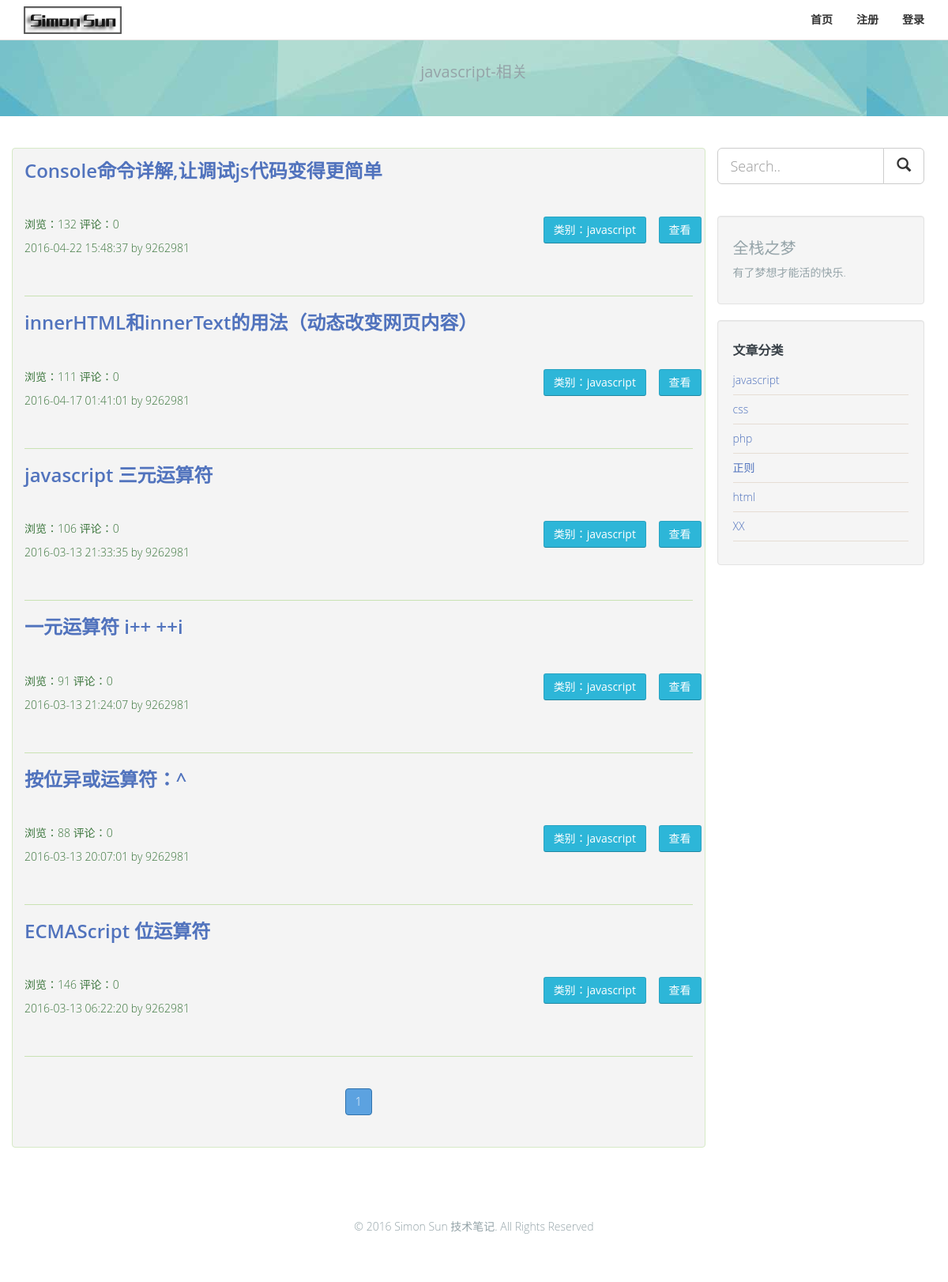
Page /category.php?action=cate&id=javascript on the committed database.
### tables this page shows
CREATE TABLE IF NOT EXISTS `pppf_article` (
  `article_id` mediumint(8) unsigned NOT NULL AUTO_INCREMENT,
  `article_reid` mediumint(8) unsigned NOT NULL DEFAULT '0',
  `article_username` varchar(20) NOT NULL,
  `article_type` tinyint(2) unsigned NOT NULL,
  `article_title` varchar(40) NOT NULL,
  `article_cid` varchar(10) NOT NULL,
  `article_content` text NOT NULL,
  `article_readcount` smallint(5) unsigned NOT NULL DEFAULT '0',
  `article_commendcount` smallint(5) unsigned NOT NULL DEFAULT '0',
  `article_date` datetime NOT NULL,
  `article_last_modify_date` datetime NOT NULL,
  PRIMARY KEY (`article_id`)
);

CREATE TABLE IF NOT EXISTS `pppf_category` (
  `category_id` tinyint(3) unsigned NOT NULL AUTO_INCREMENT,
  `category_name` varchar(10) NOT NULL,
  PRIMARY KEY (`category_id`)
);

CREATE TABLE IF NOT EXISTS `pppf_system` (
  `system_id` mediumint(8) unsigned NOT NULL AUTO_INCREMENT,
  `system_webname` varchar(20) NOT NULL,
  `system_article` tinyint(2) NOT NULL,
  `system_blog` tinyint(2) unsigned NOT NULL DEFAULT '0',
  `system_photo` tinyint(2) unsigned NOT NULL DEFAULT '0',
  `system_skin` tinyint(2) unsigned NOT NULL DEFAULT '0',
  `system_string` varchar(200) NOT NULL,
  `system_post` varchar(3) NOT NULL,
  `system_re` tinyint(3) unsigned NOT NULL DEFAULT '0',
  `system_code` tinyint(1) unsigned NOT NULL DEFAULT '0',
  `system_register` tinyint(1) unsigned NOT NULL DEFAULT '0',
  PRIMARY KEY (`system_id`)
);

### includes/mysql.func.php (called while the page is built, shortened)
<?php
	function _query($_sql){
		if(!$_result=mysql_query($_sql)){
			exit("sql执行失败".mysql_error());
		}
		return  $_result;
	}
	function _fetch_array($_sql){
		return mysql_fetch_array(_query($_sql),MYSQL_ASSOC);
	}
	function _fetch_array_list($_result){
		return mysql_fetch_array($_result,MYSQL_ASSOC);
	}
	function _num_rows($_result){
		return mysql_num_rows($_result);
	}
?>

### includes/common.inc.php (called while the page is built, shortened)
<?php
	require ROOT_PATH."includes/global.func.php";
	require ROOT_PATH."includes/mysql.func.php";
if(!!$_rows=_fetch_array("
		SELECT	*
		FROM pppf_system
		WHERE system_id=1
		LIMIT 1
		")){
			$_system=array();
			$_system['webname']=$_rows['system_webname'];
			$_system['article']=$_rows['system_article'];
			$_system['blog']=$_rows['system_blog'];
			$_system['photo']=$_rows['system_photo'];
			$_system['post']=$_rows['system_post'];
			$_system['re']=$_rows['system_re'];
			$_system['code']=$_rows['system_code'];
			$_system['skin']=$_rows['system_skin'];
			$_system['register']=$_rows['system_register'];
			$_system['string']=$_rows['system_string'];
			$_system=_html($_system);
		}else{
			exit('系统表异常，请联系管理');
		}
?>

### category.php (the view, shortened to what this page needs)
<?php
	require dirname(__FILE__).'/includes/common.inc.php';
	if(@$_GET['action']=='cate'&&isset($_GET['id'])){
	global $_pagesize,$_pagenum;
	_page("	SELECT	*
			FROM pppf_article
			WHERE article_reid=0 AND article_cid='{$_GET['id']}'",$_system['article']);
	$_result= _query("
					SELECT *
					FROM	pppf_article
					WHERE	article_cid='{$_GET['id']}'
					ORDER BY article_date DESC
					LIMIT $_pagenum,$_pagesize
					");
	}
?>
<!DOCTYPE html>
<html lang="en">
<head>
<link href="css/bootstrap.css" rel="stylesheet">
<link href="css/startup.css" rel="stylesheet">
</head>
<body>
 <?php
		require ROOT_PATH."/includes/header.inc.php";
	?>
<div class="subpage-head">
  <div class="container">
    <div class="section-title">
      <h4><?=$_GET['id']?>-相关</h4>
    </div>
  </div>
</div>
<div class="container">
  <div class="row">
    <div class="col-md-9 has-margin-bottom alert alert-success">
	<?php
		$_htmllist=array();
		while(!!$_rows=_fetch_array_list($_result)){
			$_htmllist['id']=$_rows['article_id'];
			$_htmllist['type']=$_rows['article_type'];
			$_htmllist['readcount']=$_rows['article_readcount'];
			$_htmllist['commendcount']=$_rows['article_commendcount'];
			$_htmllist['date']=$_rows['article_date'];
			$_htmllist['username']=$_rows['article_username'];
			$_htmllist['title']=$_rows['article_title'];
			$_htmllist['cid']=$_rows['article_cid'];
			$_htmllist['uid']='article.php?id='.$_htmllist['id'];
	?>
     <div class="row has-margin-bottom">
        <div class="col-md-12 col-sm-12 bulletin">
		  <h5 class="media-heading"><a href="<?=$_htmllist['uid'];?>"><?=$_htmllist['title']?></a></h5>
		  </div>
		</div>
		<div class="row has-margin-bottom">
        <div class="col-md-9 col-sm-9 bulletin">
			<p>浏览：<?=$_htmllist['readcount']?> 评论：<?=$_htmllist['commendcount']?></p>
			 <p><?=$_htmllist['date']?> by <?=$_htmllist['username']?></p>
		</div>
		<div class="col-md-2 col-sm-2 bulletin">
			<p ><a class="btn btn-primary " href="category.php?action=cate&id=<?=$_htmllist['cid'];?>" role="button">类别：<?=$_htmllist['cid']?></a> </p>
		</div>
		<div class="col-md-1 col-sm-1 bulletin">
			<p ><a class="btn btn-primary " href="<?=$_htmllist['uid'];?>" role="button">查看</a> </p>
		</div>
      </div>
	  <hr>
		<?php
		}
		?>
      <div class="text-center center-block">
        <ul class="pagination">
			<?php _paging(1);?>
        </ul>
      </div>
    </div>
   <?php
	require ROOT_PATH."includes/blogslider.inc.php";
	?>
</div>
<?php
	require ROOT_PATH."includes/footer.inc.php";
?>

### includes/header.inc.php (shortened to what this page needs)
<div class="navbar navbar-default navbar-fixed-top" role="navigation">
     <div class="container">
       <div class="navbar-header">
         <a class="navbar-brand" href="index.php"><img src="images/logo-small.png" alt="logo"></a>
       </div>
       <div class="navbar-collapse collapse">
         <ul class="nav navbar-nav navbar-right">
           <li class="active"><a href="index.php">首页</a></li>
		<?php
			if(isset($_COOKIE['username'])){
				echo '<li><a href="member.php">'.$_COOKIE['username'].'个人中心</a>
				</li>'.'<li><a href="member_message.php">消息'.$GLOBALS['message'].'</a>'.'</li>';
			}else{
				echo '<li><a href="register.php">注册</a></li>';
		echo '<li><a href="login.php">登录</a></li>';
			}
		?>
         </ul>
       </div>
     </div>
   </div>

### includes/global.func.php (shortened to what this page needs)
<?php
function _html($_string){
		if(is_array($_string)){
			foreach($_string as $_key => $_value){
				$_string[$_key]=_html($_value);
			}
		}else{
		$_string = htmlspecialchars($_string);
	}
	return $_string;
}
function _page($_sql,$_size){
	global $_page,$_pageabsolute,$_pagesize,$_pagenum,$_num;
					if(isset($_GET['page'])){
						$_page=$_GET['page'];
						if(empty($_page)||$_page<=0||!is_numeric($_page)){
						$_page=1;}else{
							$_page=intval($_page);
						}
						}else{
							$_page=1;
						}
					$_pagesize=$_size;
					$_num=_num_rows(_query($_sql));
					if($_num==0){
						$_pageabsolute=1;
					}else{
						$_pageabsolute=ceil($_num/$_pagesize);
					}
					$_pagenum=($_page-1)*$_pagesize;
}
function _paging($_type){
	global $_id,$_page,$_pageabsolute,$_num;
	if($_type==1){
					 for($i=0;$i<$_pageabsolute;$i++) {
						  if($_page==$i+1){
							  echo '<li class="active"><a href="#">'.($i+1).'<span class="sr-only">(current)</span></a></li>';
							  } else{
								   echo '<li ><a href="'.$_SERVER['SCRIPT_NAME'].'?'.$_id.'page='.($i+1).'">'.($i+1).'</a></li>';
							  }
					 }
	}
}
?>

### includes/blogslider.inc.php (shortened to what this page needs)
<div class="col-md-3">
     <div class="blog-search has-margin-bottom">
        <form method="post" action="search.php?action=search">
		<div class="input-group input-group-lg">
		 <input name="search" type="text" class="form-control" placeholder="Search..">
          <span class="input-group-btn">
          <button class="btn btn-default" type="submit"><i class="glyphicon glyphicon-search glyphicon-lg"></i></button>
          </span>
		</div>
		</form>
      </div>
      <div class="well">
        <h4>全栈之梦</h4>
        <p>有了梦想才能活的快乐.</p>
      </div>
     <div class="well vertical-links has-margin-bottom">
        <h6>文章分类</h6>
        <ul class="list-unstyled">
		<?php
		$_cid= _query("
					SELECT	*
					FROM pppf_category
					");
		$_htmlcid=array();
		while(!!$_rowss=_fetch_array_list($_cid)){
			$_htmlcid['id']=$_rowss['category_id'];
			$_htmlcid['name']=$_rowss['category_name'];
		?>
          <li><a href="category.php?action=cate&id=<?=$_htmlcid['name']?>"><?=$_htmlcid['name']?> <span class="badge pull-right"></span> </a></li>
		<?php
		}
		?>
        </ul>
      </div>
    </div>
  </div>

### includes/footer.inc.php (shortened to what this page needs)
<div class="container">
  <section class="row breath">
    <div class="col-md-12 footerlinks">
      <p>&copy; 2016 <?=$_system['webname']?>. All Rights Reserved</p>
    </div>
  </section>
</div>
</body>
</html>

### css/startup.css (style rules this page uses)
body { font-family: 'Open Sans', Arial, sans-serif; background:#FFF; font-weight:300; height: 100%; margin: 0; padding: 0; color:#94a3a8; }
h4 { font-size:20px; margin:10px 0; }
h5 { font-size:24px; font-weight:600; margin:15px 0; color: #384047; }
h6 { font-size:16px; font-weight:600; margin:10px 0; color: #384047; }
a { color:#5173bd; }
.btn, .btn-lg, .input-lg { border-radius:3px; }
.form-control { border-radius: 3px; -webkit-box-shadow:none; box-shadow:none; }
.breath { margin:50px auto; }
.has-margin-bottom { margin-bottom:40px; }
.subpage-head { background:url(../images/bg.jpg); padding-top: 20px; padding-bottom: 15px; margin-bottom:40px; }
.btn-primary { background-color: #2db6d8; background-image:none; border-color: rgba(0, 0, 0, 0.1) rgba(0, 0, 0, 0.1) rgba(0, 0, 0, 0.25); }
.section-title { text-align:center; margin-top:60px; margin-bottom:30px; }
.section-title h4 { color:#94a3a8; }
.footerlinks { text-align:center; }
.navbar-default { background-color: #FFF; border-color:#e0e0e0; }
.navbar-default .navbar-brand, .navbar-default .navbar-brand:hover { color: #FFF; font-weight:bold; }
.navbar-default .navbar-nav > li > a { color: #333; text-transform:uppercase; font-weight:bold; }
.navbar-default .navbar-nav > .active > a, .navbar-default .navbar-nav > .active > a:hover, .navbar-default .navbar-nav > .active > a:focus { color: #333; background-color: rgba(255, 255, 255, 0.22); }
.navbar-brand { padding: 8px 15px; }
.pagination>li>a, .pagination>li>span { color:#483f34; }
.pagination>.active>a, .pagination>.active>span, .pagination>.active>a:hover, .pagination>.active>span:hover, .pagination>.active>a:focus, .pagination>.active>span:focus { background-color: #5ca2e0; border-color: #3172AC; color: #FFFFFF; }
.vertical-links li { border-bottom: 1px solid #E6DDD4; padding: 8px 0; }

### rows in the picture
pppf_article: article_title "Console命令详解,让调试js代码变得更简单", article_readcount "132", commendcount "0", article_date "2016-04-22 15:48:37", article_username "9262981", article_cid "javascript"
pppf_article: article_title "innerHTML和innerText的用法（动态改变网页内容）", article_readcount "111", commendcount "0", article_date "2016-04-17 01:41:01", article_username "9262981", article_cid "javascript"
pppf_article: article_title "javascript 三元运算符", article_readcount "106", commendcount "0", article_date "2016-03-13 21:33:35", article_username "9262981", article_cid "javascript"
pppf_article: article_title "一元运算符 i++ ++i", article_readcount "91", commendcount "0", article_date "2016-03-13 21:24:07", article_username "9262981", article_cid "javascript"
pppf_article: article_title "按位异或运算符：^", article_readcount "88", commendcount "0", article_date "2016-03-13 20:07:01", article_username "9262981", article_cid "javascript"
pppf_article: article_title "ECMAScript 位运算符", article_readcount "146", commendcount "0", article_date "2016-03-13 06:22:20", article_username "9262981", article_cid "javascript"
pppf_category: name "javascript"
pppf_category: category_name "css"
pppf_category: category_name "php"
pppf_category: category_name "正则"
pppf_category: category_name "html"
pppf_category: name "XX"
pppf_system: system_webname "Simon Sun 技术笔记"

### other values in the picture
$_GET['id'] "javascript"
